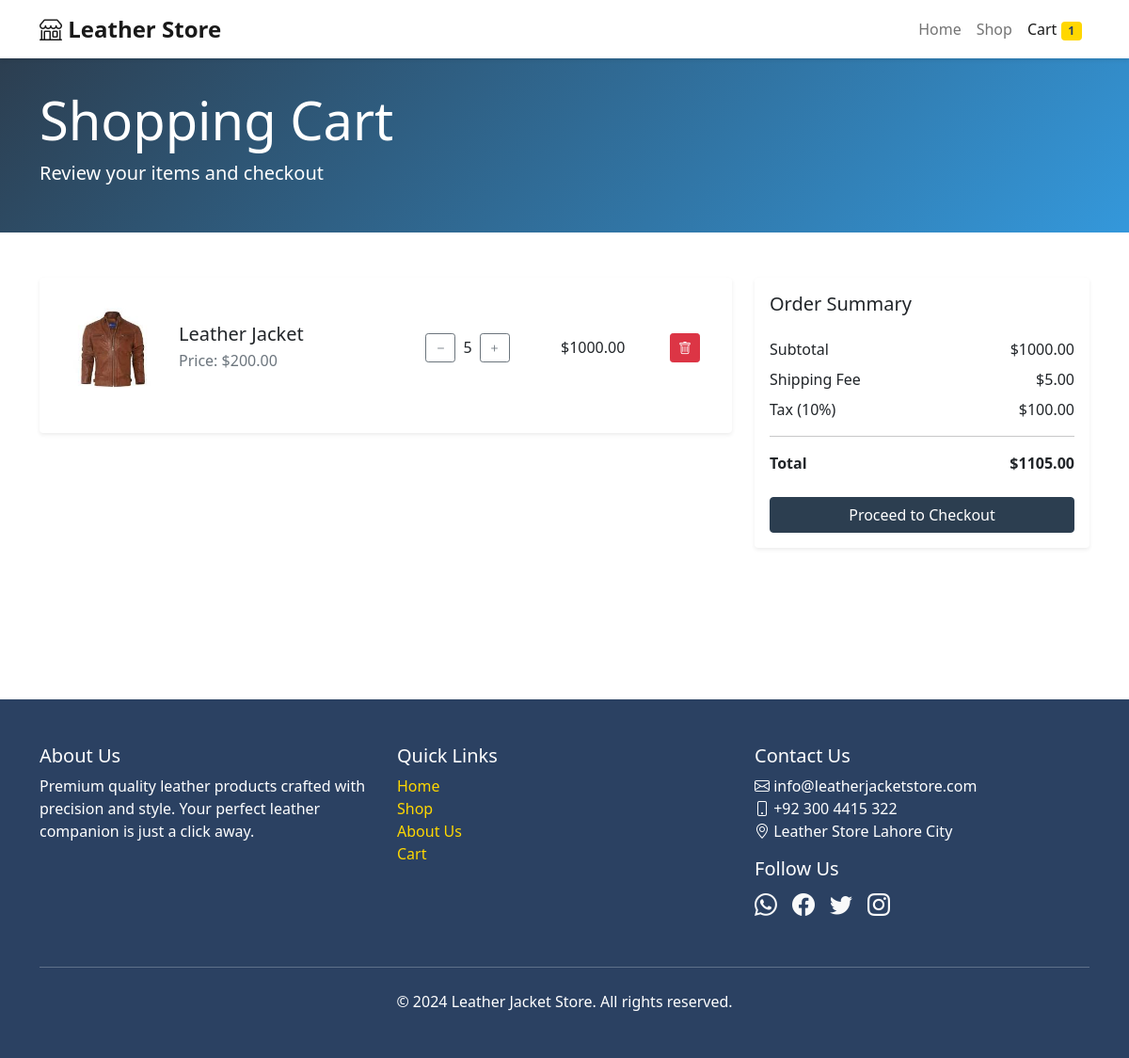
The app's page /cart/ (signed in), older data.
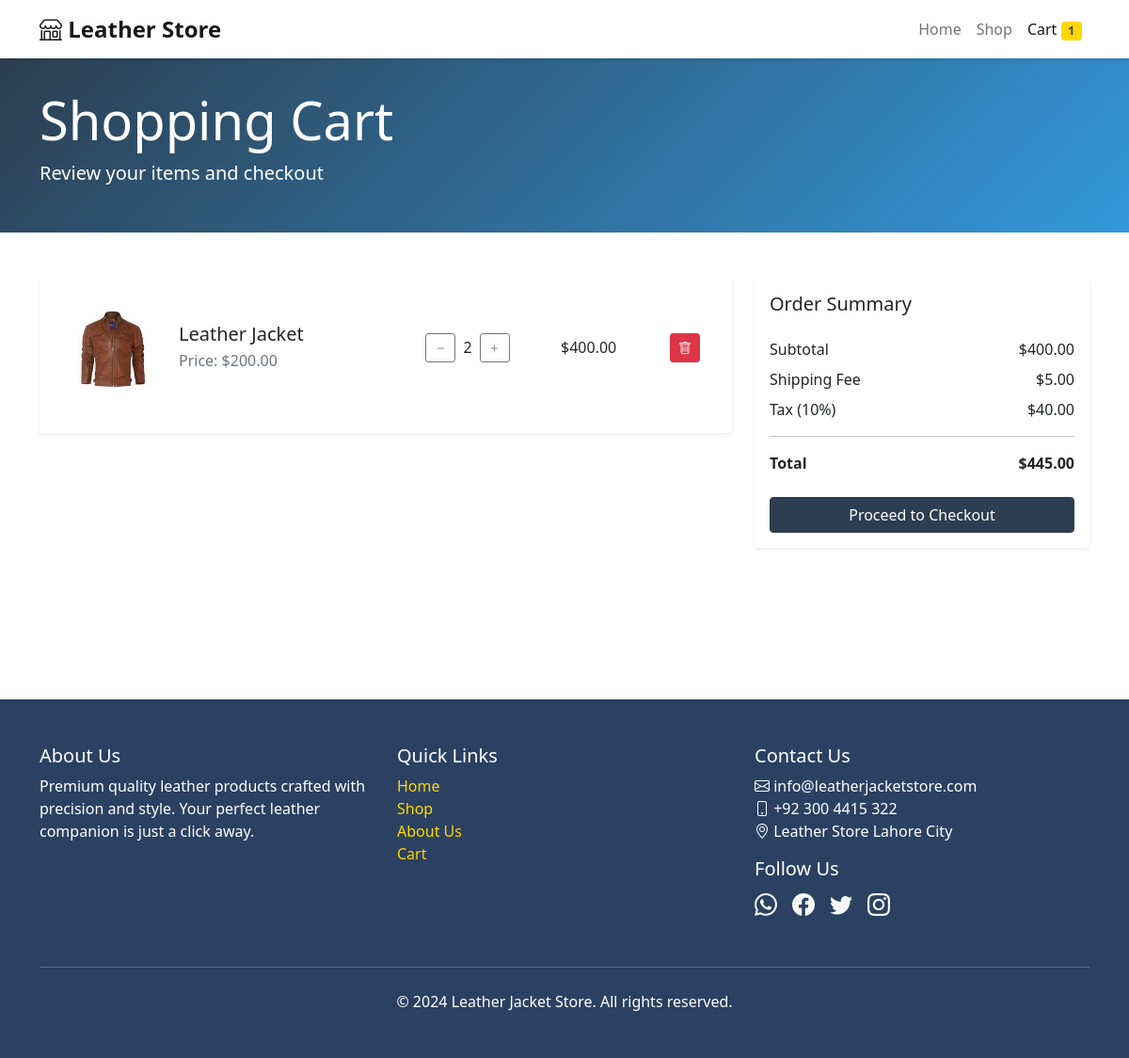
The same page, newer data.
### Store/models.py (models this page shows, shortened)
class CartItem(models.Model):
    user = models.ForeignKey(User, on_delete=models.CASCADE, null=True, blank=True)
    cart = models.ForeignKey(Cart, on_delete=models.CASCADE)
    product = models.ForeignKey(Product, on_delete=models.CASCADE)
    quantity = models.PositiveIntegerField(default=1)
    price = models.DecimalField(max_digits=10, decimal_places=2)
    created_at = models.DateTimeField(auto_now_add=True)
    def get_total_price(self):
        return self.price * self.quantity

class Product(models.Model):
    CATEGORY_CHOICES = [
        ('Men Jackets', 'Men Jackets'),
        ('Women Jackets', 'Women Jackets'),
        ('Kids Jackets', 'Kids Jackets'),
        ('Men Shorts', 'Men Shorts'),
        ('Women Shorts', 'Women Shorts'),
        ('Men Caps', 'Men Caps'),
        ('Men Purse', 'Men Purse'),
        ('Women Purse', 'Women Purse'),
        ('Watch Straps', 'Watch Straps'),
    ]
    name = models.CharField(max_length=200)
    description = models.TextField()
    price = models.DecimalField(max_digits=10, decimal_places=2)
    discount_price = models.DecimalField(max_digits=10, decimal_places=2, null=True, blank=True)
    image = models.ImageField(upload_to='products/')
    category = models.CharField(max_length=100, choices=CATEGORY_CHOICES)
    discount_percentage = models.DecimalField(max_digits=5, decimal_places=2, default=0)
    created_at = models.DateTimeField(auto_now_add=True)
    updated_at = models.DateTimeField(auto_now=True)

### Store/views.py (the view)
# urls.py: path('cart/', views.view_cart, name='view_cart'),
@login_required
def view_cart(request):
    cart_items = CartItem.objects.filter(user=request.user)
    subtotal = sum(item.get_total_price() for item in cart_items)
    shipping_fee = Decimal('5.00') if cart_items else Decimal('0.00')
    tax_amount = subtotal * Decimal('0.10')
    total = subtotal + shipping_fee + tax_amount
    context = {
        'cart_items': cart_items,
        'subtotal': subtotal,
        'shipping_fee': shipping_fee,
        'tax_amount': tax_amount,
        'total': total,
        'cart_count': get_cart_count(request),
    }
    return render(request, 'Store/view_cart.html', context)

### Store/views.py (called while the page is built)
def get_cart_count(request):
    if request.user.is_authenticated:
        return CartItem.objects.filter(user=request.user).count()
    return 0

### Store/templates/Store/view_cart.html (shortened to what the changed rows need)
<!DOCTYPE html>
<html lang="en">
<head>
    <link href="https://cdn.jsdelivr.net/npm/bootstrap@5.1.3/dist/css/bootstrap.min.css" rel="stylesheet">
    <link rel="stylesheet" href="https://cdn.jsdelivr.net/npm/bootstrap-icons@1.7.2/font/bootstrap-icons.css">
</head>
<body>
    <div class="page-header">
        <div class="container">
            <h1 class="display-4">Shopping Cart</h1>
        </div>
    </div>
    <div class="cart-wrapper">
        <div class="container my-5">
            {% if cart_items %}
            <div class="row">
                <div class="col-lg-8">
                    <div class="card shadow-sm">
                        <div class="card-body">
                            {% for item in cart_items %}
                            <div class="cart-item mb-3 p-3 border-bottom" id="cart-item-{{ item.id }}">
                                <div class="row align-items-center">
                                    <div class="col-md-2">
                                        <img src="{{ item.product.image.url }}" alt="{{ item.product.name }}" class="img-fluid rounded">
                                    </div>
                                    <div class="col-md-4">
                                        <h5 class="mb-1">{{ item.product.name }}</h5>
                                        <p class="text-muted mb-0">Price: ${{ item.product.price|floatformat:2 }}</p>
                                    </div>
                                    <div class="col-md-3">
                                        <div class="d-flex align-items-center quantity-controls">
                                            <button class="btn btn-outline-secondary btn-sm"
                                                    onclick="updateCart({{ item.id }}, 'decrease')">
                                                <i class="bi bi-dash"></i>
                                            </button>
                                            <span class="mx-2 quantity">{{ item.quantity }}</span>
                                            <button class="btn btn-outline-secondary btn-sm"
                                                    onclick="updateCart({{ item.id }}, 'increase')">
                                                <i class="bi bi-plus"></i>
                                            </button>
                                        </div>
                                    </div>
                                    <div class="col-md-2">
                                        <span class="item-total">${{ item.get_total_price|floatformat:2 }}</span>
                                    </div>
                                    <div class="col-md-1">
                                        <button class="btn btn-danger btn-sm"
                                                onclick="updateCart({{ item.id }}, 'remove')">
                                            <i class="bi bi-trash"></i>
                                        </button>
                                    </div>
                                </div>
                            </div>
                            {% endfor %}
                        </div>
                    </div>
                </div>
                <div class="col-lg-4">
                    <div class="card shadow-sm">
                        <div class="card-body">
                            <h5 class="card-title mb-4">Order Summary</h5>
                            <div class="d-flex justify-content-between mb-2">
                                <span>Subtotal</span>
                                <span id="subtotal">${{ subtotal|floatformat:2 }}</span>
                            </div>
                            <div class="d-flex justify-content-between mb-2">
                                <span>Shipping Fee</span>
                                <span id="shipping-fee">${{ shipping_fee|floatformat:2 }}</span>
                            </div>
                            <div class="d-flex justify-content-between mb-3">
                                <span>Tax (10%)</span>
                                <span id="tax-amount">${{ tax_amount|floatformat:2 }}</span>
                            </div>
                            <hr>
                            <div class="d-flex justify-content-between mb-4">
                                <strong>Total</strong>
                                <strong id="total">${{ total|floatformat:2 }}</strong>
                            </div>
                            <a href="{% url 'checkout' %}" class="btn btn-primary w-100">Proceed to Checkout</a>
                        </div>
                    </div>
                </div>
            </div>
            {% endif %}
        </div>
    </div>
</body>
</html>

Row changes from the older to the newer data that the page shows:
changed CartItem "Leather Jacket": quantity "5" → "2"; get_total_price "1000.00" → "400.00"
Text that changed along with them:
{{ subtotal|floatformat:2 }}: "1000.00" → "400.00"
{{ tax_amount|floatformat:2 }}: "100.00" → "40.00"
{{ total|floatformat:2 }}: "1105.00" → "445.00"
